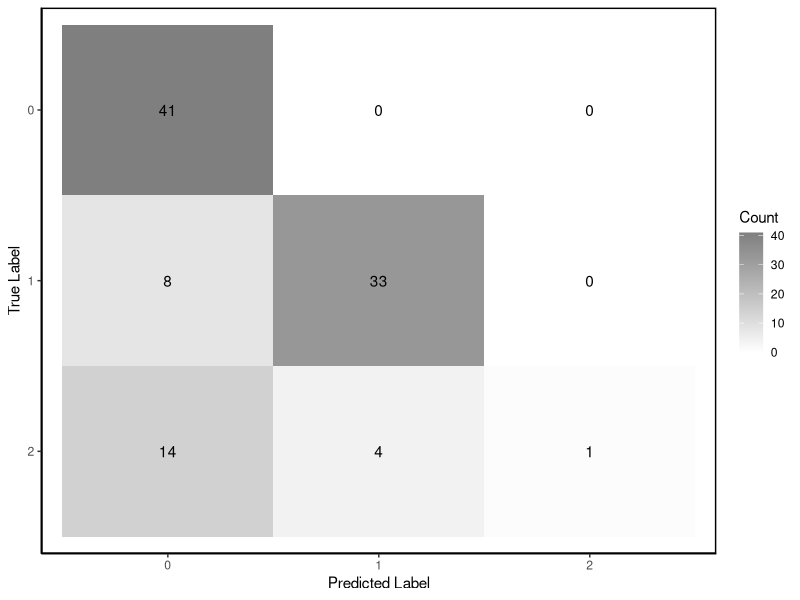
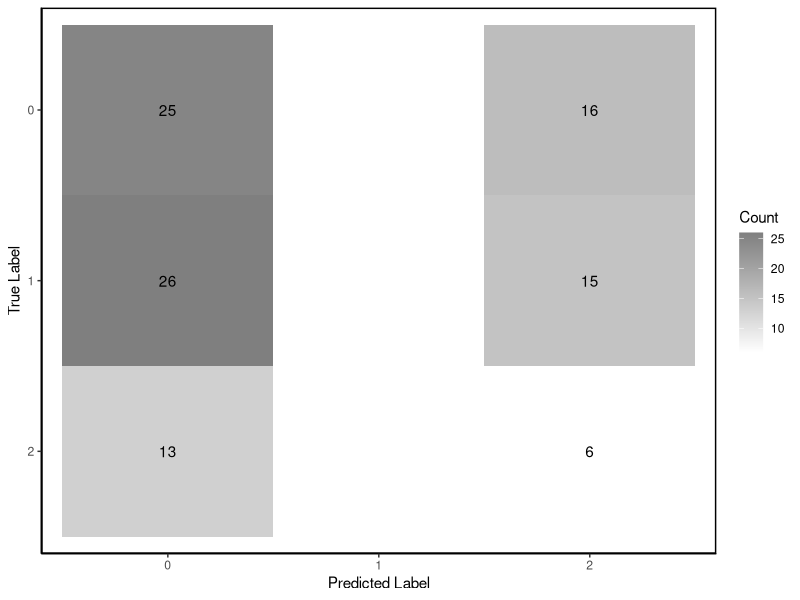

These charts were generated, in order, by the following R code:
#plot matrix for mamp-ml test data

#load packages
library(readxl, warn.conflicts = FALSE, quietly = TRUE)
library(tidyverse, warn.conflicts = FALSE, quietly = TRUE)
library(ggplot2, warn.conflicts = FALSE, quietly = TRUE)

# Load prediction data
load_mamp_ml_prediction_data <- read.csv("./09_testing_and_dropout/test_data_set/model_00_test_predictions.csv")

# Create confusion matrix
conf_matrix <- table(load_mamp_ml_prediction_data$true_label, 
                    load_mamp_ml_prediction_data$predicted_label)

# Plot confusion matrix
confusion_plot <- ggplot(data = as.data.frame(as.table(conf_matrix)),
                        aes(x = Var2, y = Var1, fill = Freq)) +
  geom_tile() +
  geom_text(aes(label = Freq), color = "black") +
  scale_fill_gradient(low = "white", high = "grey50") +
  labs(x = "Predicted Label",
       y = "True Label",
       fill = "Count") +
  theme_classic() +
  theme(panel.border = element_rect(color = "black", fill = NA, linewidth = 1)) +
  scale_x_discrete(limits = as.character(0:2)) +
  scale_y_discrete(limits = rev(as.character(0:2)))

ggsave(filename = "./10_alphafold_analysis/Independent_test_data/confusion_matrix_mamp_ml.pdf", 
       plot = confusion_plot, device = "pdf", dpi = 300, width = 2.4, height = 1.8)


# Load prediction data
load_mamp_ml_prediction_data <- read.csv("./09_testing_and_dropout/test_data_set/model_02_test_predictions.csv")

# Create confusion matrix
conf_matrix <- table(load_mamp_ml_prediction_data$true_label, 
                    load_mamp_ml_prediction_data$predicted_label)

# Plot confusion matrix
confusion_plot <- ggplot(data = as.data.frame(as.table(conf_matrix)),
                        aes(x = Var2, y = Var1, fill = Freq)) +
  geom_tile() +
  geom_text(aes(label = Freq), color = "black") +
  scale_fill_gradient(low = "white", high = "grey50") +
  labs(x = "Predicted Label",
       y = "True Label",
       fill = "Count") +
  theme_classic() +
  theme(panel.border = element_rect(color = "black", fill = NA, linewidth = 1)) +
  scale_x_discrete(limits = as.character(0:2)) +
  scale_y_discrete(limits = rev(as.character(0:2)))

ggsave(filename = "./10_alphafold_analysis/Independent_test_data/confusion_matrix_SeqOnly.pdf", 
       plot = confusion_plot, device = "pdf", dpi = 300, width = 2.4, height = 1.8)